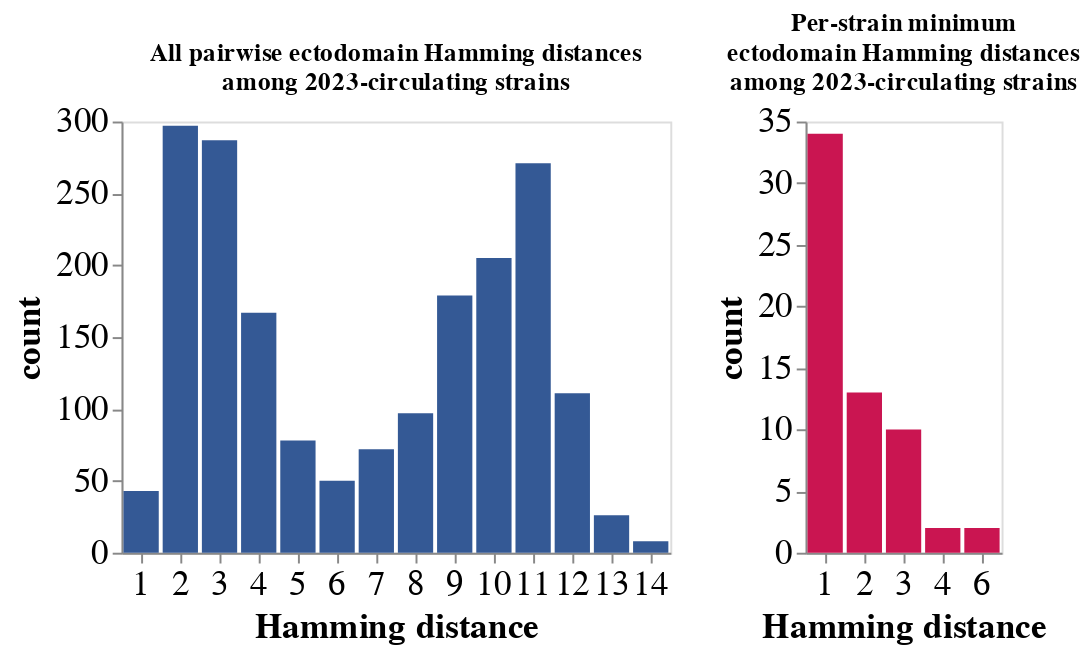
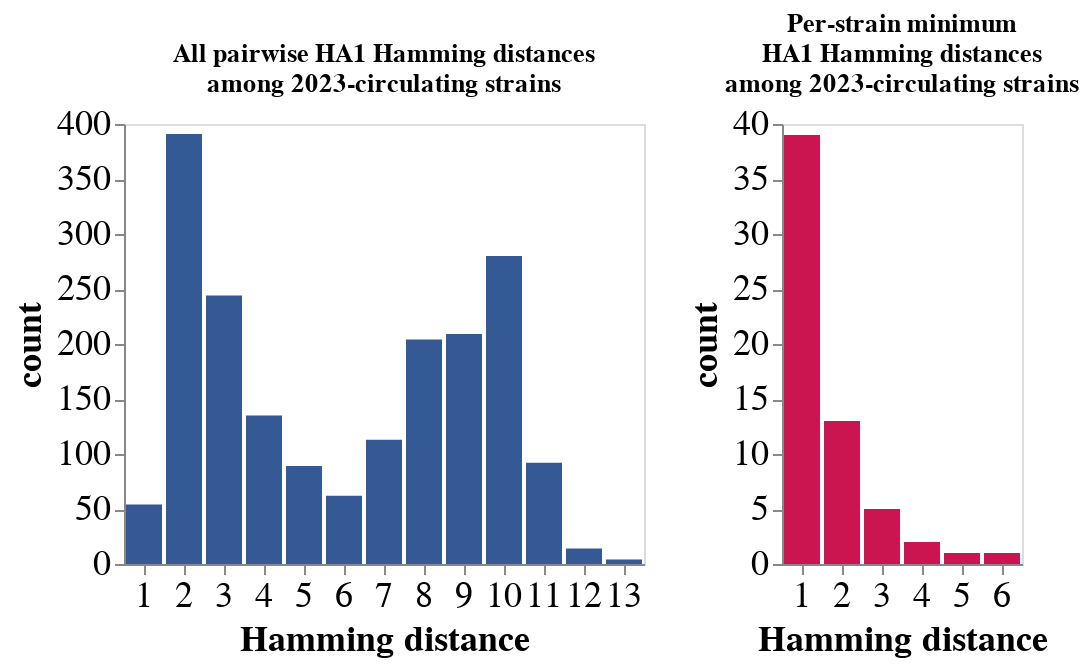

Source (notebook cell) for these figures, in order:
### Code cell
# Make histos of just library (no vaccine) strains
for file in protein_sequences:
    fasta_file = os.path.join(resultsdir, file)
    # heatmap = plot_triangular_hamming_distances(fasta_file, sequences_to_plot = library_strains, ordered_names = viruses)
    # heatmap.display()

    hist_all, hist_min = plot_hamming_distance_histograms(fasta_file, sequences_to_plot = library_strains, ordered_names = viruses)
    
    # To visualize
    print(f'plotting results for {fasta_file}...')
    histograms = alt.concat(hist_all, hist_min,)

    if 'HA1' in fasta_file:
        HA1_histograms = histograms
            
    histograms.display()

### Figure 1 — Vega-Lite specification as saved in the notebook (floating-point values rounded to 4 significant figures; data arrays with more than 128 entries replaced by an {"elided": "..."} marker saying what was removed)
{"config": {"view": {"continuousWidth": 300, "continuousHeight": 300}}, "concat": [{"data": {"name": "data-69ccfe4bdda778033c8d104da5a47528"}, "mark": {"type": "bar", "color": "#345995", "width": 18}, "encoding": {"x": {"axis": {"labelAlign": "center", "labelAngle": 0, "labelFontSize": 18, "title": "Hamming distance", "titleFontSize": 18}, "field": "Hamming Distance", "type": "ordinal"}, "y": {"aggregate": "count", "axis": {"grid": false, "labelFontSize": 18, "title": "count", "titleFontSize": 18}, "type": "quantitative"}}, "height": 220, "title": ["All pairwise ectodomain Hamming distances", "among 2023-circulating strains"]}, {"data": {"name": "data-0c9817d1adb289707c6195bc584e7b07"}, "mark": {"type": "bar", "color": "#ca1551", "width": 18}, "encoding": {"x": {"axis": {"labelAlign": "center", "labelAngle": 0, "labelFontSize": 18, "title": "Hamming distance", "titleFontSize": 18}, "field": "Hamming Distance", "type": "ordinal"}, "y": {"aggregate": "count", "axis": {"grid": false, "labelFontSize": 18, "title": "count", "titleFontSize": 18}, "field": "Hamming Distance", "type": "quantitative"}}, "height": 220, "title": ["Per-strain minimum", "ectodomain Hamming distances", "among 2023-circulating strains"]}], "$schema": "https://vega.github.io/schema/vega-lite/v5.16.3.json", "datasets": {"data-69ccfe4bdda778033c8d104da5a47528": {"elided": "1891 records"}, "data-0c9817d1adb289707c6195bc584e7b07": [{"Seq1": "A/AbuDhabi/6753/2023", "Hamming Distance": 1.0}, {"Seq1": "A/Bangkok/P3599/2023", "Hamming Distance": 1.0}, {"Seq1": "A/Bangkok/P3755/2023", "Hamming Distance": 1.0}, {"Seq1": "A/Bhutan/0006/2023", "Hamming Distance": 3.0}, {"Seq1": "A/Bhutan/0845/2023", "Hamming Distance": 2.0}, {"Seq1": "A/Bhutan/FLU-BTG-00988/2022", "Hamming Distance": 3.0}, {"Seq1": "A/Brisbane/429/2023", "Hamming Distance": 4.0}, {"Seq1": "A/Busan/1301/2023", "Hamming Distance": 6.0}, {"Seq1": "A/California/81/2023", "Hamming Distance": 1.0}, {"Seq1": "A/Catalonia/2041146NS/2023", "Hamming Distance": 6.0}, {"Seq1": "A/Catalonia/NSVH102124476/2023", "Hamming Distance": 1.0}, {"Seq1": "A/Chipata/15-NIC-001/2023", "Hamming Distance": 1.0}, {"Seq1": "A/EHIME/50/2023", "Hamming Distance": 1.0}, {"Seq1": "A/Finland/391/2023", "Hamming Distance": 1.0}, {"Seq1": "A/Finland/399/2023", "Hamming Distance": 2.0}, {"Seq1": "A/Georgia/40/2023", "Hamming Distance": 1.0}, {"Seq1": "A/Guangdong-Futian/1980/2023", "Hamming Distance": 1.0}, {"Seq1": "A/Jeju/1047/2023", "Hamming Distance": 1.0}, {"Seq1": "A/KANAGAWA/AC2316/2023", "Hamming Distance": 2.0}, {"Seq1": "A/KANAGAWA/IC2239/2023", "Hamming Distance": 2.0}, {"Seq1": "A/Krabi/THIS050/2023", "Hamming Distance": 3.0}, {"Seq1": "A/Luga/RII-11393S/2023", "Hamming Distance": 3.0}, {"Seq1": "A/Malaysia/IMR-SARI1989/2023", "Hamming Distance": 1.0}, {"Seq1": "A/Maldives/852/2023", "Hamming Distance": 1.0}, {"Seq1": "A/Massachusetts/18/2022", "Hamming Distance": 1.0}, {"Seq1": "A/Netherlands/01685/2023", "Hamming Distance": 3.0}, {"Seq1": "A/Netherlands/01693/2023", "Hamming Distance": 2.0}, {"Seq1": "A/Netherlands/01760/2023", "Hamming Distance": 3.0}, {"Seq1": "A/Oman/3011/2023", "Hamming Distance": 1.0}, {"Seq1": "A/Ontario/RV00796/2023", "Hamming Distance": 1.0}, {"Seq1": "A/Romania/543634/2022", "Hamming Distance": 1.0}, {"Seq1": "A/SENDAI/45/2023", "Hamming Distance": 1.0}, {"Seq1": "A/SOUTHAFRICA/R07876/202023", "Hamming Distance": 1.0}, {"Seq1": "A/Saint-Petersburg/RII-166/2023", "Hamming Distance": 4.0}, {"Seq1": "A/SamutSongkhram/THIS061/2023", "Hamming Distance": 3.0}, {"Seq1": "A/Saskatchewan/SKFLU317847/2023", "Hamming Distance": 2.0}, {"Seq1": "A/Schleswig-Holstein/4/2023", "Hamming Distance": 1.0}, {"Seq1": "A/Solwezi/13-NIC-001/2023", "Hamming Distance": 3.0}, {"Seq1": "A/SouthAfrica/K056863/2023", "Hamming Distance": 1.0}, {"Seq1": "A/SouthAfrica/K056872/2023", "Hamming Distance": 1.0}, {"Seq1": "A/SouthAfrica/PET28931/2023", "Hamming Distance": 1.0}, {"Seq1": "A/SouthAfrica/R05384/2023", "Hamming Distance": 3.0}, {"Seq1": "A/SouthAfrica/R05510/2023", "Hamming Distance": 1.0}, {"Seq1": "A/SouthAfrica/R06240/2023", "Hamming Distance": 1.0}, {"Seq1": "A/SouthAfrica/R06359/2023", "Hamming Distance": 2.0}, {"Seq1": "A/SouthAfrica/R06477/2023", "Hamming Distance": 1.0}, {"Seq1": "A/SouthAfrica/R06506/2023", "Hamming Distance": 2.0}, {"Seq1": "A/SouthAfrica/R07073/2023", "Hamming Distance": 2.0}, {"Seq1": "A/SouthAfrica/R07188/2023", "Hamming Distance": 1.0}, {"Seq1": "A/SouthDakota/22/2023", "Hamming Distance": 1.0}, {"Seq1": "A/SouthSudan/631/2023", "Hamming Distance": 2.0}, {"Seq1": "A/SouthSudan/642/2023", "Hamming Distance": 2.0}, {"Seq1": "A/SuratThani/P152/2023", "Hamming Distance": 3.0}, {"Seq1": "A/Sydney/332/2023", "Hamming Distance": 1.0}, {"Seq1": "A/Sydney/710/2023", "Hamming Distance": 2.0}, {"Seq1": "A/Sydney/715/2023", "Hamming Distance": 1.0}, {"Seq1": "A/Sydney/749/2023", "Hamming Distance": 1.0}, {"Seq1": "A/Townsville/68/2023", "Hamming Distance": 2.0}, {"Seq1": "A/Victoria/1033/2023", "Hamming Distance": 1.0}, {"Seq1": "A/Wisconsin/27/2023", "Hamming Distance": 1.0}, {"Seq1": "A/YAMAGATA/98/2023", "Hamming Distance": 1.0}]}}

### Figure 2 — Vega-Lite specification as saved in the notebook (floating-point values rounded to 4 significant figures; data arrays with more than 128 entries replaced by an {"elided": "..."} marker saying what was removed)
{"config": {"view": {"continuousWidth": 300, "continuousHeight": 300}}, "concat": [{"data": {"name": "data-14b1858178757be24e91968cd35fe366"}, "mark": {"type": "bar", "color": "#345995", "width": 18}, "encoding": {"x": {"axis": {"labelAlign": "center", "labelAngle": 0, "labelFontSize": 18, "title": "Hamming distance", "titleFontSize": 18}, "field": "Hamming Distance", "type": "ordinal"}, "y": {"aggregate": "count", "axis": {"grid": false, "labelFontSize": 18, "title": "count", "titleFontSize": 18}, "type": "quantitative"}}, "height": 220, "title": ["All pairwise HA1 Hamming distances", "among 2023-circulating strains"]}, {"data": {"name": "data-c8101cea804b9b3a15db633e1469571a"}, "mark": {"type": "bar", "color": "#ca1551", "width": 18}, "encoding": {"x": {"axis": {"labelAlign": "center", "labelAngle": 0, "labelFontSize": 18, "title": "Hamming distance", "titleFontSize": 18}, "field": "Hamming Distance", "type": "ordinal"}, "y": {"aggregate": "count", "axis": {"grid": false, "labelFontSize": 18, "title": "count", "titleFontSize": 18}, "field": "Hamming Distance", "type": "quantitative"}}, "height": 220, "title": ["Per-strain minimum", "HA1 Hamming distances", "among 2023-circulating strains"]}], "$schema": "https://vega.github.io/schema/vega-lite/v5.16.3.json", "datasets": {"data-14b1858178757be24e91968cd35fe366": {"elided": "1891 records"}, "data-c8101cea804b9b3a15db633e1469571a": [{"Seq1": "A/AbuDhabi/6753/2023", "Hamming Distance": 1.0}, {"Seq1": "A/Bangkok/P3599/2023", "Hamming Distance": 1.0}, {"Seq1": "A/Bangkok/P3755/2023", "Hamming Distance": 1.0}, {"Seq1": "A/Bhutan/0006/2023", "Hamming Distance": 3.0}, {"Seq1": "A/Bhutan/0845/2023", "Hamming Distance": 2.0}, {"Seq1": "A/Bhutan/FLU-BTG-00988/2022", "Hamming Distance": 1.0}, {"Seq1": "A/Brisbane/429/2023", "Hamming Distance": 4.0}, {"Seq1": "A/Busan/1301/2023", "Hamming Distance": 6.0}, {"Seq1": "A/California/81/2023", "Hamming Distance": 1.0}, {"Seq1": "A/Catalonia/2041146NS/2023", "Hamming Distance": 5.0}, {"Seq1": "A/Catalonia/NSVH102124476/2023", "Hamming Distance": 1.0}, {"Seq1": "A/Chipata/15-NIC-001/2023", "Hamming Distance": 1.0}, {"Seq1": "A/EHIME/50/2023", "Hamming Distance": 1.0}, {"Seq1": "A/Finland/391/2023", "Hamming Distance": 1.0}, {"Seq1": "A/Finland/399/2023", "Hamming Distance": 2.0}, {"Seq1": "A/Georgia/40/2023", "Hamming Distance": 1.0}, {"Seq1": "A/Guangdong-Futian/1980/2023", "Hamming Distance": 1.0}, {"Seq1": "A/Jeju/1047/2023", "Hamming Distance": 1.0}, {"Seq1": "A/KANAGAWA/AC2316/2023", "Hamming Distance": 2.0}, {"Seq1": "A/KANAGAWA/IC2239/2023", "Hamming Distance": 2.0}, {"Seq1": "A/Krabi/THIS050/2023", "Hamming Distance": 2.0}, {"Seq1": "A/Luga/RII-11393S/2023", "Hamming Distance": 3.0}, {"Seq1": "A/Malaysia/IMR-SARI1989/2023", "Hamming Distance": 1.0}, {"Seq1": "A/Maldives/852/2023", "Hamming Distance": 1.0}, {"Seq1": "A/Massachusetts/18/2022", "Hamming Distance": 1.0}, {"Seq1": "A/Netherlands/01685/2023", "Hamming Distance": 3.0}, {"Seq1": "A/Netherlands/01693/2023", "Hamming Distance": 2.0}, {"Seq1": "A/Netherlands/01760/2023", "Hamming Distance": 2.0}, {"Seq1": "A/Oman/3011/2023", "Hamming Distance": 1.0}, {"Seq1": "A/Ontario/RV00796/2023", "Hamming Distance": 1.0}, {"Seq1": "A/Romania/543634/2022", "Hamming Distance": 1.0}, {"Seq1": "A/SENDAI/45/2023", "Hamming Distance": 1.0}, {"Seq1": "A/SOUTHAFRICA/R07876/202023", "Hamming Distance": 1.0}, {"Seq1": "A/Saint-Petersburg/RII-166/2023", "Hamming Distance": 4.0}, {"Seq1": "A/SamutSongkhram/THIS061/2023", "Hamming Distance": 3.0}, {"Seq1": "A/Saskatchewan/SKFLU317847/2023", "Hamming Distance": 2.0}, {"Seq1": "A/Schleswig-Holstein/4/2023", "Hamming Distance": 1.0}, {"Seq1": "A/Solwezi/13-NIC-001/2023", "Hamming Distance": 3.0}, {"Seq1": "A/SouthAfrica/K056863/2023", "Hamming Distance": 1.0}, {"Seq1": "A/SouthAfrica/K056872/2023", "Hamming Distance": 1.0}, {"Seq1": "A/SouthAfrica/PET28931/2023", "Hamming Distance": 1.0}, {"Seq1": "A/SouthAfrica/R05384/2023", "Hamming Distance": 2.0}, {"Seq1": "A/SouthAfrica/R05510/2023", "Hamming Distance": 1.0}, {"Seq1": "A/SouthAfrica/R06240/2023", "Hamming Distance": 1.0}, {"Seq1": "A/SouthAfrica/R06359/2023", "Hamming Distance": 2.0}, {"Seq1": "A/SouthAfrica/R06477/2023", "Hamming Distance": 1.0}, {"Seq1": "A/SouthAfrica/R06506/2023", "Hamming Distance": 1.0}, {"Seq1": "A/SouthAfrica/R07073/2023", "Hamming Distance": 1.0}, {"Seq1": "A/SouthAfrica/R07188/2023", "Hamming Distance": 1.0}, {"Seq1": "A/SouthDakota/22/2023", "Hamming Distance": 1.0}, {"Seq1": "A/SouthSudan/631/2023", "Hamming Distance": 2.0}, {"Seq1": "A/SouthSudan/642/2023", "Hamming Distance": 2.0}, {"Seq1": "A/SuratThani/P152/2023", "Hamming Distance": 2.0}, {"Seq1": "A/Sydney/332/2023", "Hamming Distance": 1.0}, {"Seq1": "A/Sydney/710/2023", "Hamming Distance": 1.0}, {"Seq1": "A/Sydney/715/2023", "Hamming Distance": 1.0}, {"Seq1": "A/Sydney/749/2023", "Hamming Distance": 1.0}, {"Seq1": "A/Townsville/68/2023", "Hamming Distance": 1.0}, {"Seq1": "A/Victoria/1033/2023", "Hamming Distance": 1.0}, {"Seq1": "A/Wisconsin/27/2023", "Hamming Distance": 1.0}, {"Seq1": "A/YAMAGATA/98/2023", "Hamming Distance": 1.0}]}}
